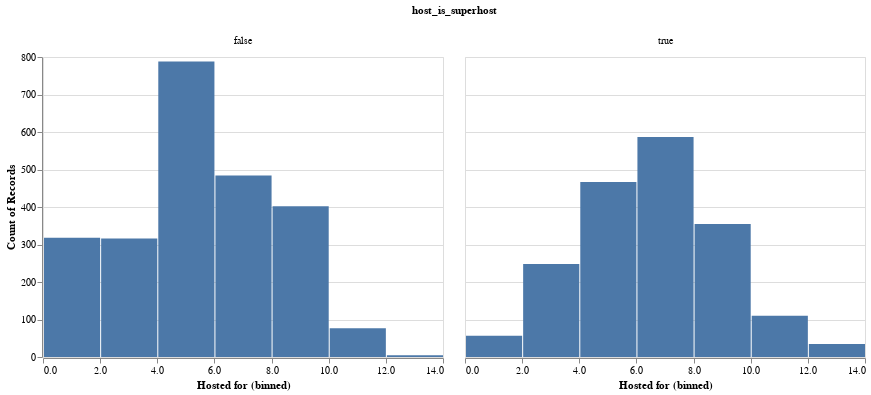

Notebook code for this chart:
### Code cell
print("Non-matching Hosted for distribution. We need to resample both groups to give them a similar distribution")
alt.Chart(listings_merged_df[['Hosted for', 'host_is_superhost']]).mark_bar().encode(x=alt.X('Hosted for', bin=True), y='count()', column='host_is_superhost:N')

### Figure 1 — Vega-Lite specification as saved in the notebook (floating-point values rounded to 4 significant figures; data arrays with more than 128 entries replaced by an {"elided": "..."} marker saying what was removed)
{"config": {"view": {"continuousWidth": 400, "continuousHeight": 300}}, "data": {"name": "data-20016be50acbe1d3cd7d966a28c99445"}, "mark": "bar", "encoding": {"column": {"type": "nominal", "field": "host_is_superhost"}, "x": {"type": "quantitative", "bin": true, "field": "Hosted for"}, "y": {"type": "quantitative", "aggregate": "count"}}, "$schema": "https://vega.github.io/schema/vega-lite/v4.8.1.json", "datasets": {"data-20016be50acbe1d3cd7d966a28c99445": {"elided": "4249 records"}}}
